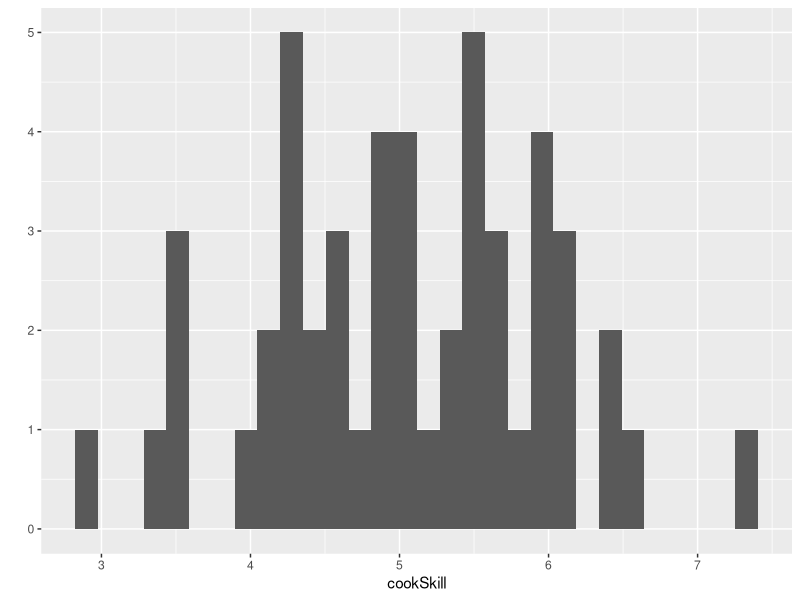
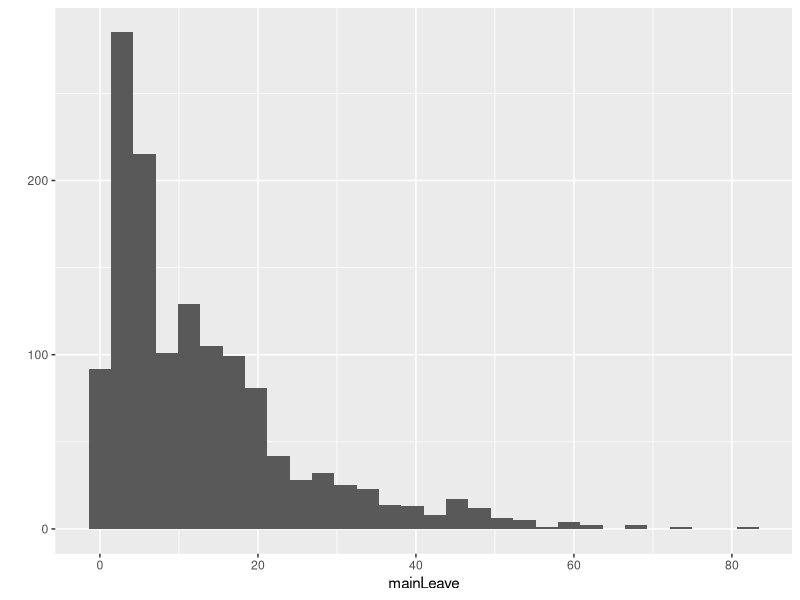
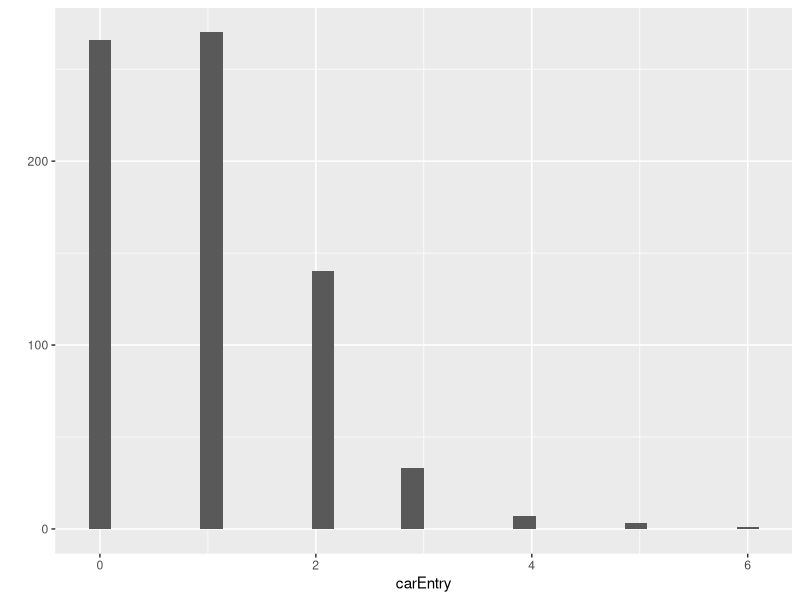
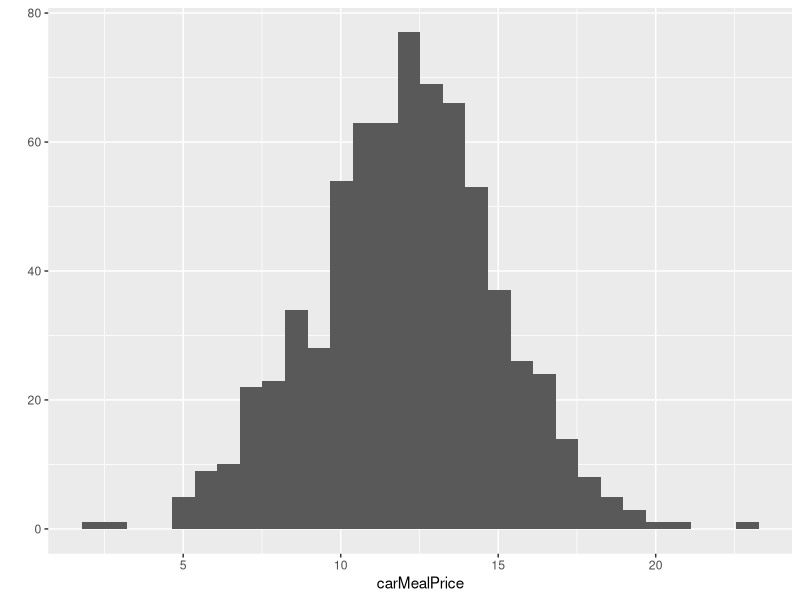
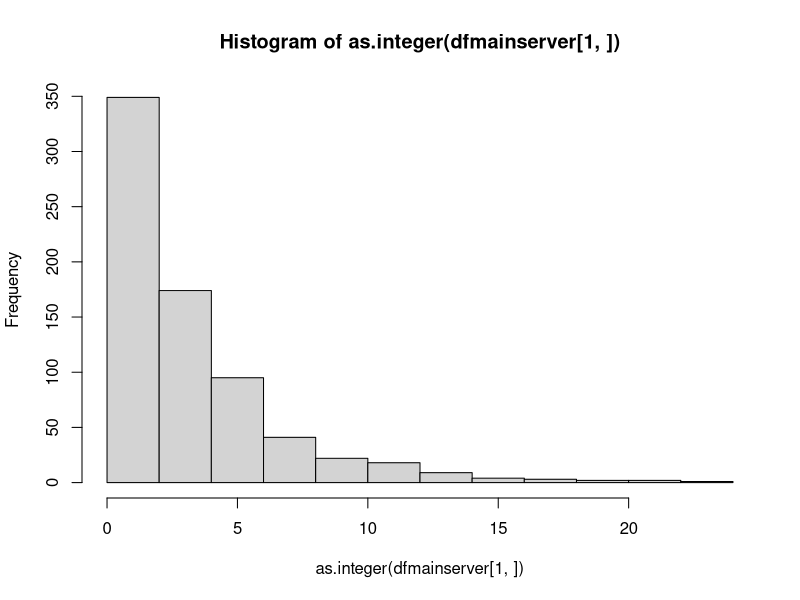
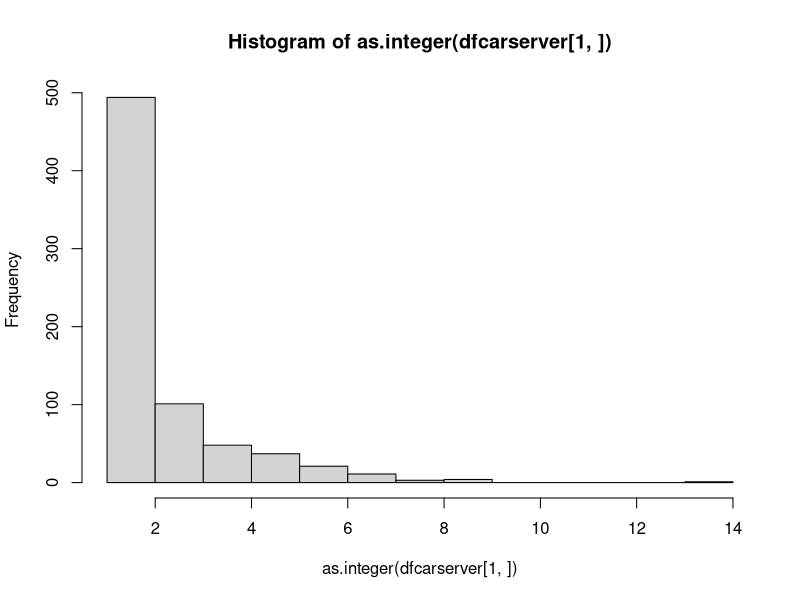
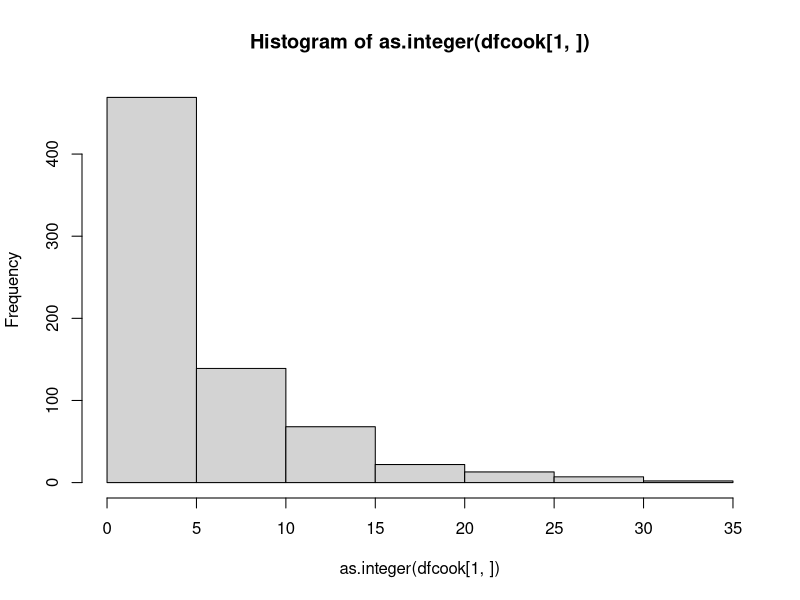

The R script that drew these images, in order: (Note: a time limit stopped this script after it produced the figures.)
library("ggplot2")
library("dplyr")

pricePerMeal = 4.00 # Price one meal unit is sold at
costPerMeal = 2.80 # Price to produce one meal unit
wageRate = 8.00 

mainServerNumber = 1
carServerNumber = 1
mainServerSkill = rnorm(mainServerNumber) + 3 # Generates an array of normal distribution values 
carServerSkill = rnorm(carServerNumber) + 3

cookNumber = 50
cookSkill = rnorm(cookNumber) + 5
qplot(cookSkill)

storageCapacity = 100
storage = 0

mainEPM = 2 # Main entrance per minute
carEPM = 1 # Car entrance per minute
simulationMinutes = 720 # 720 minutes = 12 hours
mainEntry = rpois(simulationMinutes, mainEPM)
carEntry = rpois(simulationMinutes, carEPM)

avgTimeToLeave = 12
mainLeave = ceiling(rexp(sum(mainEntry),rate = 1/avgTimeToLeave))
carLeave = ceiling(rexp(sum(carEntry),rate = 1/avgTimeToLeave))
qplot(mainLeave)

mainMealPrice = round(rnorm(sum(mainEntry)) * 3 + 10,2) 
carMealPrice = round(rnorm(sum(carEntry)) * 3 + 12,2) 

qplot(carEntry)
qplot(carMealPrice)

dflogs <- data.frame () # Dataframe to track queues
mainQueue = 0
carQueue = 0
sales = 0
materials = 0
profits = 0

dfmain <- data.frame () # Dataframe to track main queue
dfcar <- data.frame () # Dataframe to track car queue
mainClientNumber = 0
carClientNumber = 0


mainInitialized = FALSE
carInitialized = FALSE

dfmainserver <- data.frame () # Dataframe to track servers in main entrance
dfcarserver <- data.frame () # Dataframe to track servers in main entrance
dfcook <- data.frame () # Dataframe to track cooks
for(i in 1:mainServerNumber){
  dfmainserver <- rbind(dfmainserver, ceiling(rexp(720,rate = 1/mainServerSkill[i])))
}
hist(as.integer(dfmainserver[1,]))
for(i in 1:mainServerNumber){
  dfcarserver <- rbind(dfcarserver, ceiling(rexp(720,rate = 1/carServerSkill[i])))
}
hist(as.integer(dfcarserver[1,]))

for(i in 1:cookNumber){
  dfcook <- rbind(dfcook, ceiling(rexp(720,rate = 1/cookSkill[i])))
}
hist(as.integer(dfcook[1,]))



# Convert to timestamp notation
for(i in 1:cookNumber){
  for(j in 1:(length(dfcook[i,]) - 1)){
    dfcook[i,j+1] <- dfcook[i,j+1] + dfcook[i,j] 
  }
}

mainPlace <- 1
carPlace <- 1

for(t in 1:simulationMinutes){
  
  if(mainEntry[t] != 0){
    for(i in 1:mainEntry[t]){
      mainClientNumber <- mainClientNumber + 1
      dfmain <- rbind(dfmain, c(mainClientNumber, mainMealPrice[mainClientNumber], 'Ordering', t, '', ''))
      if(!mainInitialized){
        mainInitialized <- TRUE
      }
    }
  }
  
  if(carEntry[t] != 0){
    for(i in 1:carEntry[t]){
      carClientNumber <- carClientNumber + 1
      dfcar <- rbind(dfcar, c(carClientNumber, carMealPrice[carClientNumber], 'Ordering', t, '', ''))
      if(!carInitialized){
        carInitialized <- TRUE
      }
    }
  }
  
  # Prevent errors with indexing
  if(mainInitialized){
    colnames(dfmain) <- c('Client Number','Meal Price', 'State', "Entry Time", "Order Time", "Served Time")
  }
  if(carInitialized){
    colnames(dfcar) <- c('Client Number','Meal Price', 'State', "Entry Time", "Order Time", "Served Time")
  }

  # Cook modeling
  for(i in 1:length(dfcook[,1])){
    for(j in 1:length(dfcook[i,])){
      if(dfcook[i,j] > t){
        break
      }
      if(dfcook[i,j] == t){
        if(storage < storageCapacity){
          storage <- storage + 1
        }
        materials <- materials + costPerMeal
      }    
    }
  }

  # Server modeling
  for(j in 1:length(dfmain[,1])){
    if(dfmain[j,3] == "Ordering"){
      if(storage >= round((as.numeric(dfmain[j,2]) / pricePerMeal),2)){
        for(i in 1:length(dfmainserver[,1])){
          dfmainserver[i,mainPlace] <- dfmainserver[i,mainPlace] - 1
          if(dfmainserver[i,mainPlace] == 0){
            mainPlace <- mainPlace + 1 
            sales <- sales + as.numeric(dfmain[j,2])
            storage <- round(storage - (as.numeric(dfmain[j,2]) / pricePerMeal), 2)
            dfmain[j,6] <- t
            dfmain[j,3] <- "Served"
            mainQueue <- mainQueue - 1
              
          }
          break

        }
      }
    }
  }
  
  mainQueue <- mainQueue + mainEntry[t]
  carQueue <- carQueue + carEntry[t]

  wages <- round((carServerNumber + mainServerNumber + cookNumber) * wageRate * (t/60),2)
  
  profits <- sales - materials - wages
  
  dflogs <- rbind(dflogs, c(t, mainQueue, carQueue, storage, sales, materials, wages, profits))
  
  # Main and car queue leaving modeled by exponential distribution
  if(mainInitialized){
    for(i in 1:length(dfmain[,1])){
      if(dfmain[i,3] == 'Ordering'){
        if((t - as.integer(dfmain[i,4])) >= mainLeave[i]){
          mainQueue <- mainQueue - 1
          dfmain[i,3] <- 'Left'
          dfmain[i,6] <- t
        }
      }
    }
  }
  if(carInitialized){
    for(i in 1:length(dfcar[,1])){
      if(dfcar[i,3] == 'Ordering'){
        if((t - as.integer(dfcar[i,4])) >= carLeave[i]){
          carQueue <- carQueue - 1
          dfcar[i,3] <- 'Left'
          dfcar[i,6] <- t
        }
      }
    }
  }
  
  if(t %% 60 == 0){
    print(t)
  }
}

colnames(dflogs) <- c('Minute','Main Queue', 'Car Queue', 'storage', 'Sales', 'Materials', 'Wages', 'Profits')

print(sum(mainEntry))

y_rexp <- ceiling(rexp(1, rate = 0.2))
hist(y_rexp)
print(y_rexp)

qplot(dflogs$Minute, dflogs$storage)

qplot(dflogs$Minute, dflogs$`Main Queue`)
